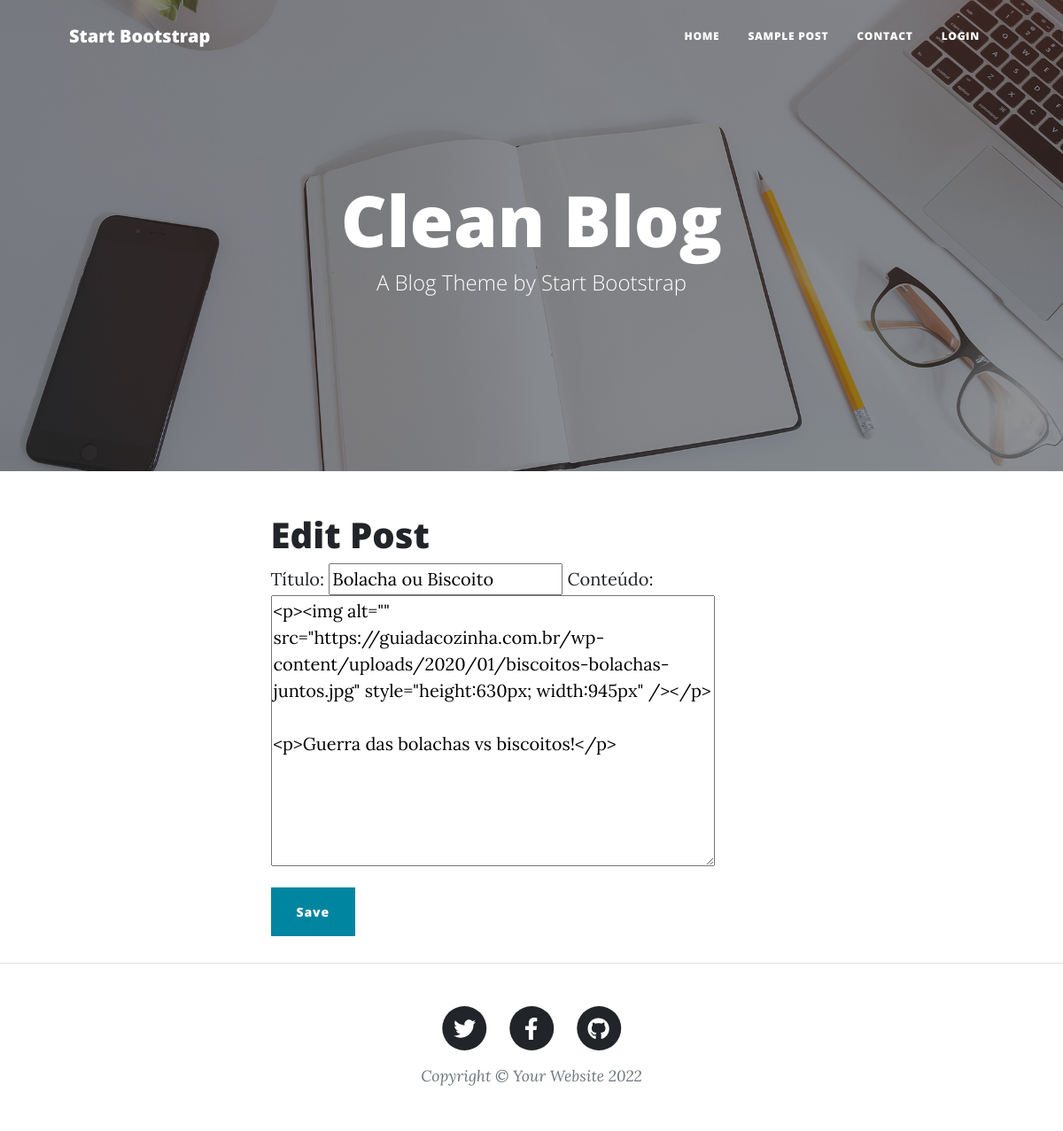
The app's page /bolacha-ou-biscoito/edit/ with its own data.
### blog/models.py (models this page shows, shortened)
class Post(models.Model):
   title = models.CharField(verbose_name="Título", max_length=200)
   subtitle = models.CharField(verbose_name="Subtítulo", max_length=300)
   slug = models.SlugField(max_length=200)
   author = models.ForeignKey(User, on_delete=models.CASCADE)
   content = RichTextField(verbose_name="Conteúdo")
   published_at = models.DateTimeField(default=timezone.now)
   created_at = models.DateTimeField(auto_now_add=True)#só irá add a data na 1ª vez | campo oculto
   modified_at = models.DateTimeField(auto_now=True)#campo oculto
   status = models.CharField(max_length=20, choices=STATUS, default='draft')
   category = models.ManyToManyField(Category, related_name="get_posts")
   images = models.ImageField(upload_to="blog", null=True, blank=True)
   objects = models.Manager()
   published = PublishedManager()
   class Meta:
      ordering = ('-published_at',)#irá mostrar os mais recentes antes

### blog/views.py (the view, shortened to what this page needs)
# urls.py: path('<slug:slug>/edit/', views.BlogUpdateView.as_view(), name='post.edit'),
class BlogUpdateView(SuccessMessageMixin, UpdateView):
   model = Post
   template_name = 'blog/edit.html'
   fields = ['title', 'content']
   success_message = "%(field)s alterado com sucesso!" #field neste caso será o atributo 'title', ver abaixo

### blog/templates/blog/edit.html (shortened to what this page needs)
{% extends 'base.html' %}
{% load bootstrap %}
{% block content %}
   <h1>Edit Post</h1>
   <form method="POST">
      <div class="mb-3">
         {{form|bootstrap}}
      </div>
      <button type="submit" class="btn btn-primary">Save</button>
   </form>
   <br>
{% endblock %}

### records on screen
Post: title "Bolacha ou Biscoito", content "<p><img alt=\"\" src=\"https://guiadacozinha.com.br/wp-content/uploads/2020/01/biscoitos-bolachas-juntos.jpg\" style=\"height:630px; width:945px\" /></p> <p>Guerra das bolachas vs biscoitos!</p>"
